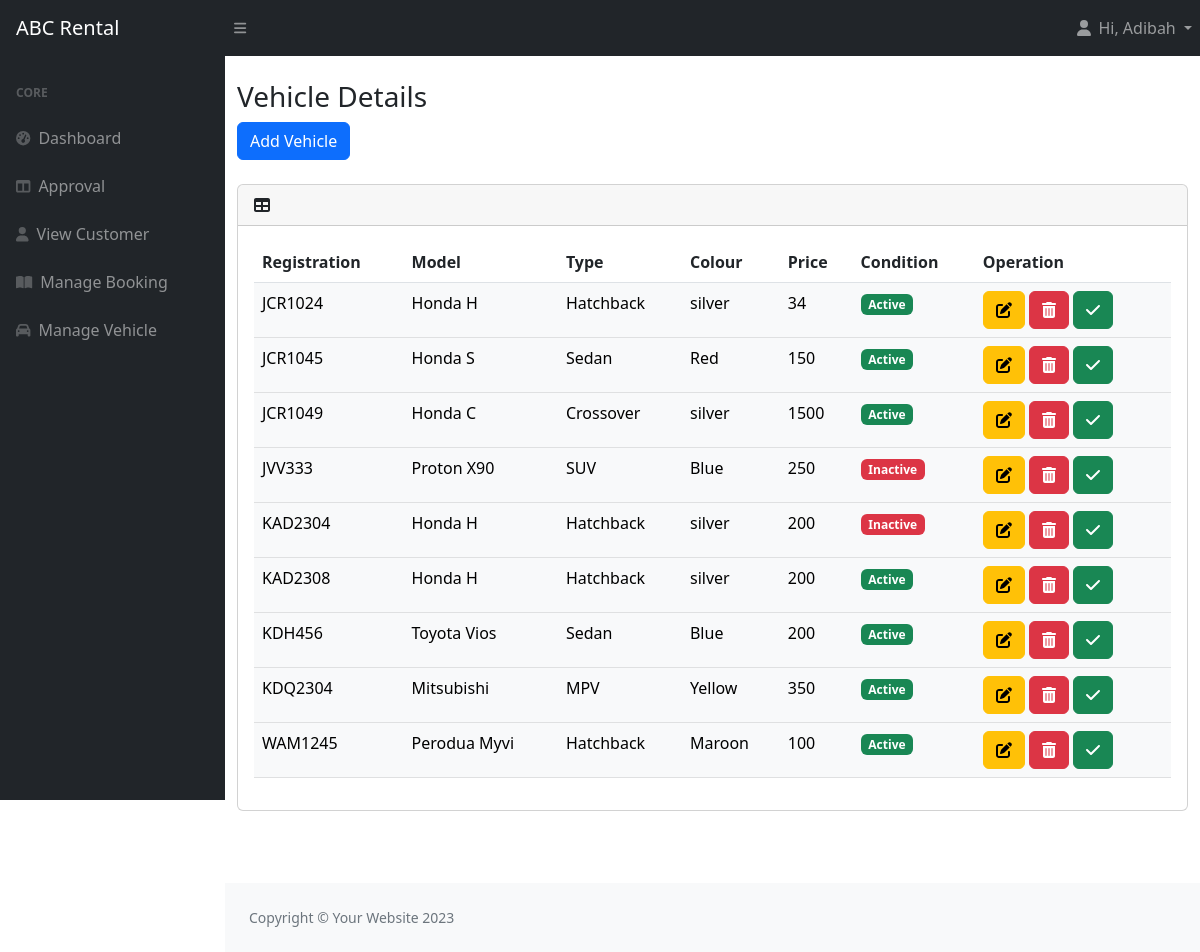
Page /full_code/staffvehicle.php (signed in) on the committed database.
### tables this page shows
CREATE TABLE `tb_user` (
  `u_ic` varchar(15) NOT NULL,
  `u_pwd` varchar(255) NOT NULL,
  `u_name` varchar(100) NOT NULL,
  `u_phone` varchar(20) NOT NULL,
  `u_email` varchar(50) DEFAULT NULL,
  `u_add` varchar(200) NOT NULL,
  `u_lic` varchar(20) NOT NULL,
  `u_type` int(11) NOT NULL
);

CREATE TABLE `tb_vehicle` (
  `v_req` varchar(10) NOT NULL,
  `v_model` varchar(50) NOT NULL,
  `v_type` varchar(20) NOT NULL,
  `v_colour` varchar(20) DEFAULT NULL,
  `v_price` float NOT NULL,
  `v_cond` varchar(200) NOT NULL DEFAULT 'Active'
);

### full_code/staffvehicle.php (the view, shortened to what this page needs)
<?php
  include ('headerstaff.php');
$sql="SELECT * FROM tb_vehicle";
$result=mysqli_query($con,$sql);
?>
<br>
<div class="container">
  <h3>Vehicle Details</h3>
<button type="button" class="btn btn-primary" onclick="window.location.href='staffvehicleadd.php'">Add Vehicle</button><br><br>
                          <div class="card mb-4">
                            <div class="card-header">
                                <i class="fas fa-table me-1"></i>
                            </div>
                            <div class="card-body">
                              <table class="table table-hover" id="datatablesSimple">
                              <thead>
                                <tr>
                                  <th scope="col">Registration</th>
                                  <th scope="col">Model</th>
                                  <th scope="col">Type</th>
                                  <th scope="col">Colour</th>
                                  <th scope="col">Price</th>
                                  <th scope="col">Condition</th>
                                  <th scope="col">Operation</th>
                                </tr>
                              </thead>
                              <tbody>
                                <?php
                                while($row=mysqli_fetch_array($result))
                                {
                                    echo"<tr class='table-light'>";
                                    echo"<td>".$row['v_req']."</td>";
                                    echo"<td>".$row['v_model']."</td>";
                                    echo"<td>".$row['v_type']."</td>";
                                    echo"<td>".$row['v_colour']."</td>";
                                    echo"<td>".$row['v_price']."</td>";
                                    $badgeColor = ($row['v_cond'] == 'Active') ? 'success' : 'danger';
                                    echo "<td><span class='badge bg-$badgeColor'>".$row['v_cond']."</span></td>";
                                    echo "<td>";
      echo "<a href='staffvehicleedit.php?id=" . $row['v_req'] . "' class='btn btn-warning' data-bs-toggle='tooltip' title='Edit'>";
      echo "<i class='fas fa-edit'></i>";
      echo "</a>&nbsp;";
echo "<a href='#' class='btn btn-danger delete-btn' data-bs-toggle='tooltip' title='Delete' onclick='confirmDelete(\"" . $row['v_req'] . "\")'>";
echo "<i class='fas fa-trash-alt'></i>";
echo "</a>&nbsp;";
echo "<a href='#' class='btn btn-success' data-bs-toggle='tooltip' title='Activate' onclick='confirmActivate(\"" . $row['v_req'] . "\")'>";
echo "<i class='fas fa-check'></i>";
echo "</a>&nbsp;";
echo "</td>";
                                    echo"</tr>";
                                }
                                ?>
                              </tbody>
                            </table>
                            </div>
</div></div>
<?php
include 'footer.php';?>

### full_code/headerstaff.php (shortened to what this page needs)
<?php
    include ('dbconnect.php');
$suic=$_SESSION['suic'];
$sql="SELECT * FROM tb_user
        JOIN tb_type ON tb_user.u_type=tb_type.t_id
      WHERE u_ic=$suic";
$result=mysqli_query($con,$sql);
if ($result) {
    $row = mysqli_fetch_assoc($result);
    if ($row) {
        $u_name = $row['u_name'];
    } else {
        echo "No user found.";
    }
} else {
    echo "Error executing query: " . mysqli_error($con);
}
?>
<!DOCTYPE html>
<html lang="en">
    <head>
        <link href="https://cdn.jsdelivr.net/npm/simple-datatables@7.1.2/dist/style.min.css" rel="stylesheet" />
        <link href="css/styles.css" rel="stylesheet" />
        <link rel="stylesheet" href="https://cdnjs.cloudflare.com/ajax/libs/font-awesome/6.0.0/css/all.min.css" />
        <link rel="stylesheet" href="https://cdn.jsdelivr.net/npm/sweetalert2@11.5.1/dist/sweetalert2.min.css">
        <link rel="stylesheet" href="https://cdnjs.cloudflare.com/ajax/libs/font-awesome/6.0.0/css/all.min.css" />
    </head>
    <body class="sb-nav-fixed">
        <nav class="sb-topnav navbar navbar-expand navbar-dark bg-dark">
            <a class="navbar-brand ps-3" href="staffmain.php">ABC Rental</a>
            <button class="btn btn-link btn-sm order-1 order-lg-0 me-4 me-lg-0" id="sidebarToggle" href="#!"><i class="fas fa-bars"></i></button>
            <ul class="navbar-nav ms-auto ">
                <li class="nav-item dropdown">
                    <a class="nav-link dropdown-toggle" id="navbarDropdown" href="#" role="button" data-bs-toggle="dropdown" aria-expanded="false">
                    <i class="fas fa-user fa-fw"></i> Hi, <?php echo $u_name; ?>
                </a>
                </li>
            </ul>
        </nav>
        <div id="layoutSidenav">
            <div id="layoutSidenav_nav">
                <nav class="sb-sidenav accordion sb-sidenav-dark" id="sidenavAccordion">
                    <div class="sb-sidenav-menu">
                        <div class="nav">
                            <div class="sb-sidenav-menu-heading">Core</div>
                            <a class="nav-link" href="staffmain.php">
                                <div class="sb-nav-link-icon"><i class="fas fa-tachometer-alt"></i></div>
                                Dashboard
                            </a>
                            <a class="nav-link" href="staffapproval.php">
                                <div class="sb-nav-link-icon"><i class="fas fa-columns"></i></div>
                               Approval
                            </a>
                             <a class="nav-link" href="staffcustomer.php">
                                <div class="sb-nav-link-icon"><i class="fas fa-user"></i></div>
                               View Customer
                            </a>
                            <a class="nav-link" href="staffmanage.php">
                                <div class="sb-nav-link-icon"><i class="fas fa-book-open"></i></div>
                               Manage Booking
                            </a>
                            <a class="nav-link" href="staffvehicle.php">
                                <div class="sb-nav-link-icon"><i class="fas fa-car"></i></div>
                               Manage Vehicle
                            </a>
                    </div>
                </nav>
            </div>
            <div id="layoutSidenav_content">

### rows in the picture
tb_user: u_name "Adibah"
tb_vehicle: v_req "JCR1024", v_model "Honda H", v_type "Hatchback", v_colour "silver", v_price "34", v_cond "Active"
tb_vehicle: v_req "JCR1045", v_model "Honda S", v_type "Sedan", v_colour "Red", v_price "150", v_cond "Active"
tb_vehicle: v_req "JCR1049", v_model "Honda C", v_type "Crossover", v_colour "silver", v_price "1500", v_cond "Active"
tb_vehicle: v_req "JVV333", v_model "Proton X90", v_type "SUV", v_colour "Blue", v_price "250", v_cond "Inactive"
tb_vehicle: v_req "KAD2304", v_model "Honda H", v_type "Hatchback", v_colour "silver", v_price "200", v_cond "Inactive"
tb_vehicle: v_req "KAD2308", v_model "Honda H", v_type "Hatchback", v_colour "silver", v_price "200", v_cond "Active"
tb_vehicle: v_req "KDH456", v_model "Toyota Vios", v_type "Sedan", v_colour "Blue", v_price "200", v_cond "Active"
tb_vehicle: v_req "KDQ2304", v_model "Mitsubishi", v_type "MPV", v_colour "Yellow", v_price "350", v_cond "Active"
tb_vehicle: v_req "WAM1245", v_model "Perodua Myvi", v_type "Hatchback", v_colour "Maroon", v_price "100", v_cond "Active"
